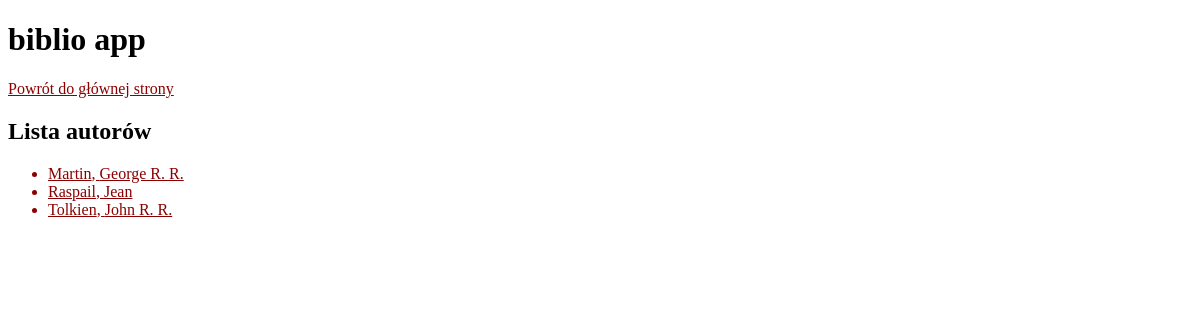
Before: /shelf/authors/ with the older database file.
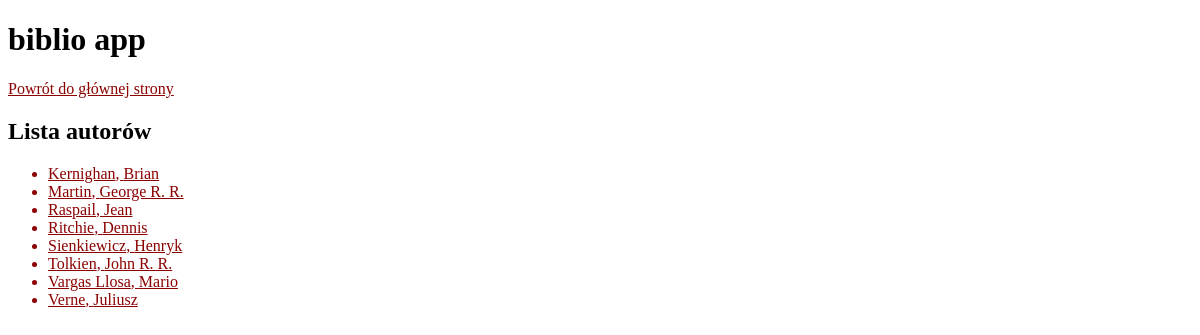
After: the same page with the newer database file.
### shelf/models.py (models this page shows, shortened)
class Author(models.Model):
    first_name = models.CharField(_('first_name'), max_length=20)
    last_name = models.CharField(_('last_name'), max_length=50)
    class Meta:
        ordering = ('last_name', 'first_name')
        verbose_name = _('author')
        verbose_name_plural = _('authors')

### shelf/views.py (the view)
class AuthorListView(ListView):
    model = Author

### shelf/templates/shelf/author_list.html
{% extends "base.html" %}
{% block content %}
    {{ block.super }}
    <h2>Lista autorów</h2>
    <ul>
        {% for author in object_list %}
            <a href="{% url 'shelf:author-detail' author.id %}">
                <li>{{ author.last_name }}, {{ author.first_name }}</li>
            </a>
        {% endfor %}
    </ul>
{% endblock %}

### templates/base.html (shortened to what this page needs)
{% load static %}
<!DOCTYPE html>
<html lang="pl">
<head>
    <link rel="stylesheet" type="text/css"
          href="{% static 'css/biblio_main.css' %}">
</head>
<body>
<h1>biblio app</h1>
{% block content %}
    <div>
        <a href="/">Powrót do głównej strony</a>
    </div>
{% endblock %}
</body>
</html>

### static/css/biblio_main.css (style rules this page uses)
a:link, a:visited, a:hover, a:active { color: darkred; }

Changed rows visible on the page:
added Author: last_name "Kernighan", first_name "Brian"
added Author: last_name "Ritchie", first_name "Dennis"
added Author: last_name "Sienkiewicz", first_name "Henryk"
added Author: last_name "Vargas Llosa", first_name "Mario"
added Author: last_name "Verne", first_name "Juliusz"
